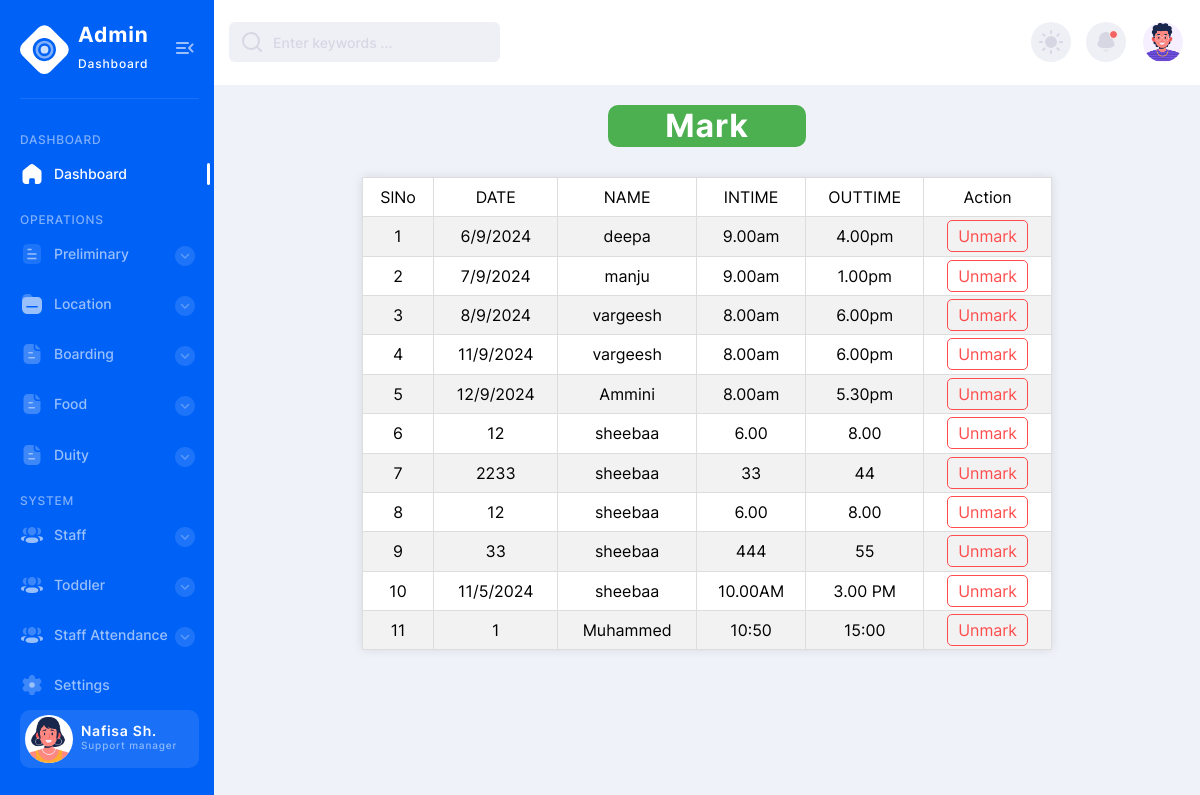
Screenshot of /Project/Admin/Mark.php with the database file from the repository.
### tables this page shows
CREATE TABLE `tbl_staffattendance` (
  `attendance_id` int(11) NOT NULL,
  `attendance_date` varchar(50) NOT NULL,
  `staff_id` int(11) NOT NULL,
  `attendance_status` int(11) NOT NULL DEFAULT 0,
  `attendance_intime` varchar(50) NOT NULL,
  `attendance_outtime` varchar(50) NOT NULL
);

CREATE TABLE `tbl_staff` (
  `staff_id` int(11) NOT NULL,
  `staff_location` varchar(40) NOT NULL,
  `staff_name` varchar(50) NOT NULL,
  `staff_age` varchar(50) NOT NULL,
  `staff_gender` varchar(50) NOT NULL,
  `staff_pincode` varchar(50) NOT NULL,
  `staff_qualification` varchar(80) NOT NULL,
  `staff_dob` varchar(50) NOT NULL,
  `staff_doj` varchar(50) NOT NULL,
  `staff_address` varchar(80) NOT NULL,
  `staff_password` varchar(50) NOT NULL,
  `staff_contact` varchar(50) NOT NULL,
  `staff_photo` varchar(50) NOT NULL,
  `staff_email` varchar(50) NOT NULL,
  `staff_status` int(11) NOT NULL DEFAULT 0,
  `place_id` varchar(11) NOT NULL
);

### Project/Admin/Mark.php (the view, shortened to what this page needs)
<?php include("Head.php") ?>
<?php  include("../Assets/Connection/Connection.php");
?>
<!DOCTYPE html PUBLIC "-//W3C//DTD XHTML 1.0 Transitional//EN" "http://www.w3.org/TR/xhtml1/DTD/xhtml1-transitional.dtd">
<html xmlns="http://www.w3.org/1999/xhtml">
<head>
</head>
<body>
<form id="form1" name="form1" method="post" action="">
<h1 align="center">Mark</h1>
<table  align="center">
    <tr>
      <td>SlNo</td>
      <td>DATE</td>
      <td>NAME</td>
       <td>INTIME</td>
       <td>OUTTIME</td>
      <td colspan="2" align="center">Action</td>
    </tr>
   <?php
	$i=0;
	 $sel ="select * from tbl_staffattendance  m inner join  tbl_staff s on s.staff_id  = m.staff_id where  attendance_status='1'";
     $result =$con -> query($sel);
	while($data = $result -> fetch_assoc())
	{
		$i++
		?>
    <tr>
      <td><?php echo $i ?></td>
      <td><?php echo $data['attendance_date']?></td>
      <td><?php echo $data['staff_name']?></td>
       <td><?php echo $data['attendance_intime']?></td>
      <td><?php echo $data['attendance_outtime']?></td>
      <td>
      <a href="Mark.php?umid=<?php echo $data["attendance_id"]?>" class="a">Unmark</a>
      </td>
    </tr>
    <?php } ?>    <tr>
  </table>
</form>
</body>
</html>
<?php include("Foot.php") ?>

### Project/Admin/Mark.php (style rules this page uses)
h1 { color: #fff; background-color: #4CAF50; text-align: center; padding: 5px; border-radius: 10px; width: 20%; margin: 20px auto; }
table { width: 70%; margin: 30px auto; border-collapse: collapse; background-color: #fff; box-shadow: 0 0 10px rgba(0, 0, 0, 0.1); }
th, td { padding: 10px; border: 1px solid #ddd; text-align: center; }
tr:nth-child(even) { background-color: #f2f2f2; }
.a { color: #ff4d4d; text-decoration: none; padding: 5px 10px; border: 1px solid #ff4d4d; border-radius: 5px; transition: background-color 0.3s ease; }
form { width: 100%; }

### rows the page displays
tbl_staffattendance: attendance_date "6/9/2024", staff.staff_name "deepa", attendance_intime "9.00am", attendance_outtime "4.00pm"
tbl_staffattendance: attendance_date "7/9/2024", staff.staff_name "manju", attendance_intime "9.00am", attendance_outtime "1.00pm"
tbl_staffattendance: attendance_date "8/9/2024", staff.staff_name "vargeesh", attendance_intime "8.00am", attendance_outtime "6.00pm"
tbl_staffattendance: attendance_date "11/9/2024", staff.staff_name "vargeesh", attendance_intime "8.00am", attendance_outtime "6.00pm"
tbl_staffattendance: attendance_date "12/9/2024", staff.staff_name "Ammini", attendance_intime "8.00am", attendance_outtime "5.30pm"
tbl_staffattendance: attendance_date "12", staff.staff_name "sheebaa", attendance_intime "6.00", attendance_outtime "8.00"
tbl_staffattendance: attendance_date "2233", staff.staff_name "sheebaa", attendance_intime "33", attendance_outtime "44"
tbl_staffattendance: attendance_date "12", staff.staff_name "sheebaa", attendance_intime "6.00", attendance_outtime "8.00"
tbl_staffattendance: attendance_date "33", staff.staff_name "sheebaa", attendance_intime "444", attendance_outtime "55"
tbl_staffattendance: attendance_date "11/5/2024", staff.staff_name "sheebaa", attendance_intime "10.00AM", attendance_outtime "3.00 PM"
tbl_staffattendance: attendance_date "1", staff.staff_name "Muhammed", attendance_intime "10:50", attendance_outtime "15:00"
